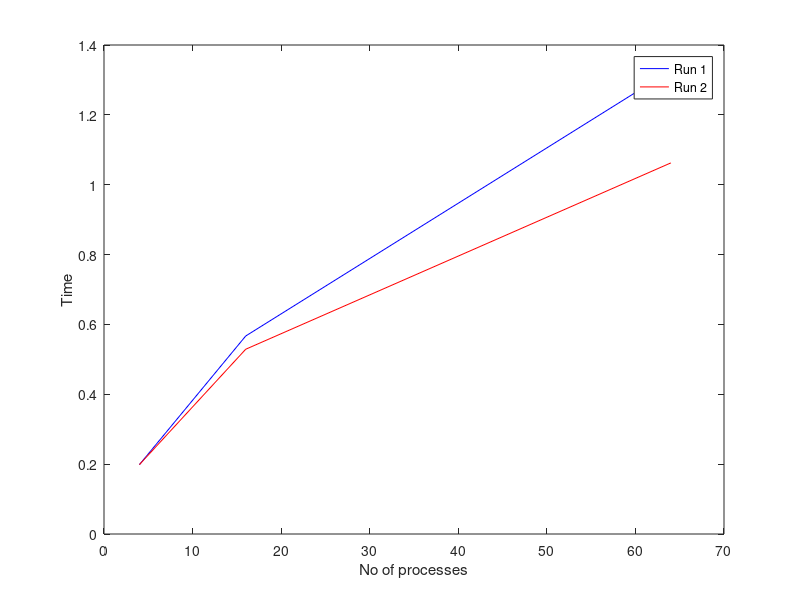
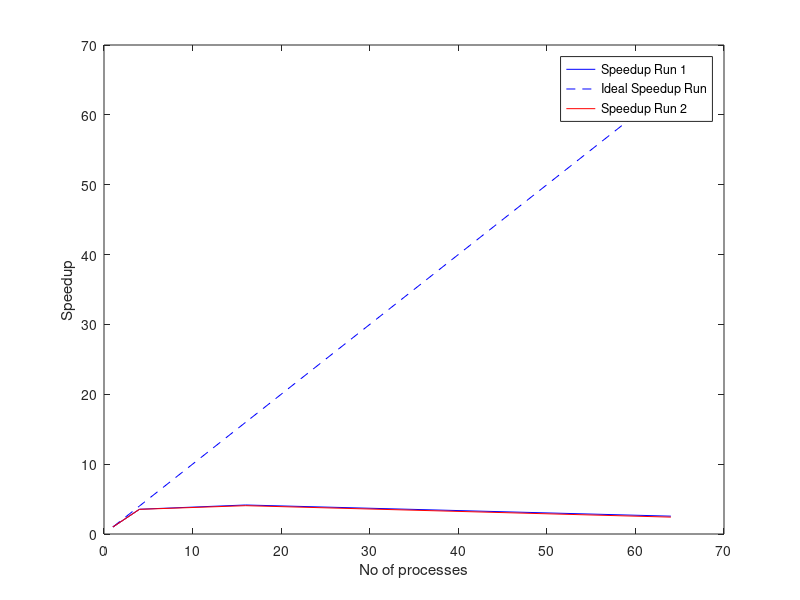

The MATLAB source for these figures, in order:
procs1 = [4, 16, 64];
procs2 = [1, 4, 16, 64];

procs1_run2 = [4, 16, 64];
procs2_run2 = [1, 4, 16, 64];

time1 = [0.198677, 0.566894, 1.327216];           % weak scaling study
time2 = [2.272998, 0.641283, 0.547023, 0.889463];           % strong scaling study
speedup = max(time2) * time2.^-1;
idealspeedup = procs2 / min(procs2);


time1_run2 = [0.198662, 0.528984, 1.062454];
time2_run2 = [2.273759, 0.643935, 0.560727, 0.940972];
speedup_run2 = max(time2_run2) * time2_run2.^-1;
idealspeedup_run2 = procs2_run2 / min(procs2_run2);

figure(1)

str_title = sprintf('Weak Scaling study of 2D Jacobian Smoother with MPI');
title(str_title);
plotspec = 'b-';
plot(procs1, time1, plotspec);
hold on;
plotspec = 'r-';
plot(procs1_run2, time1_run2, plotspec);
xlabel('No of processes')
ylabel('Time')
legend('Run 1', 'Run 2')

figure(2)

str_title = sprintf('Strong Scaling study of 2D Jacobian Smoother with MPI');
title(str_title);
plotspec = 'b-';
plotspec2 = 'b--';
plot(procs2, speedup, plotspec, procs2, idealspeedup, plotspec2);
hold on;
plotspec3 = 'r-';
plotspec4 = 'r--';
plot(procs2_run2, speedup_run2, plotspec3);
xlabel('No of processes')
ylabel('Speedup')
legend('Speedup Run 1', 'Ideal Speedup Run', 'Speedup Run 2')
